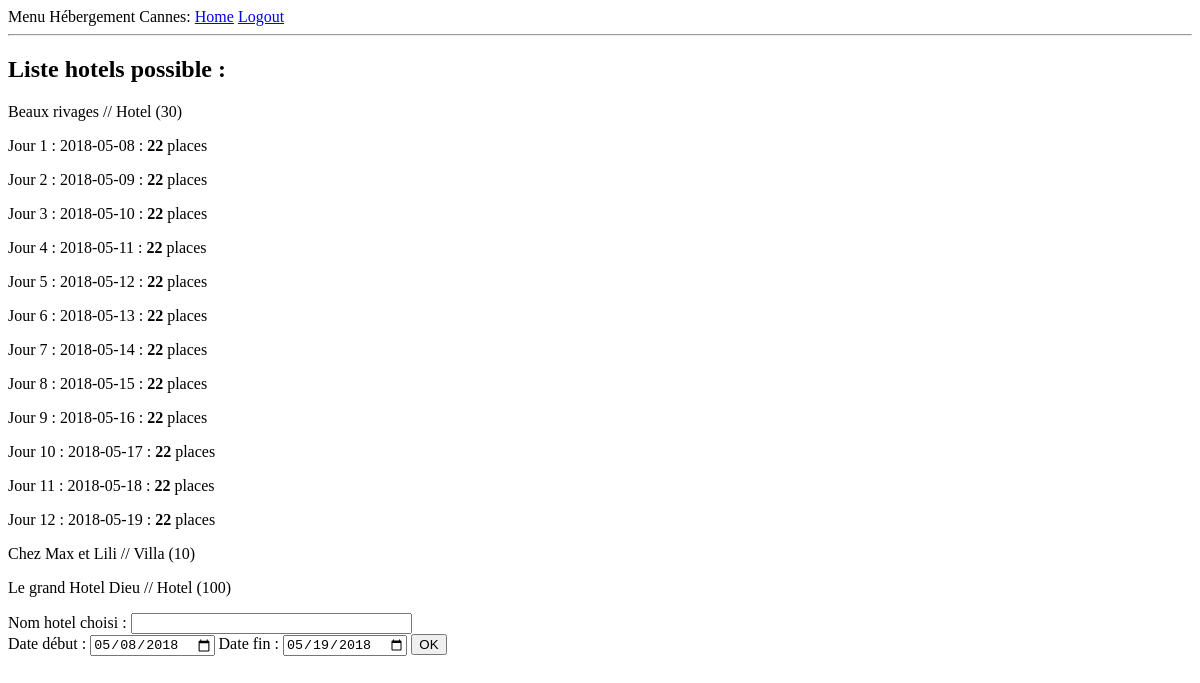
Before: /assign/Benedict (signed in) with the older database file.
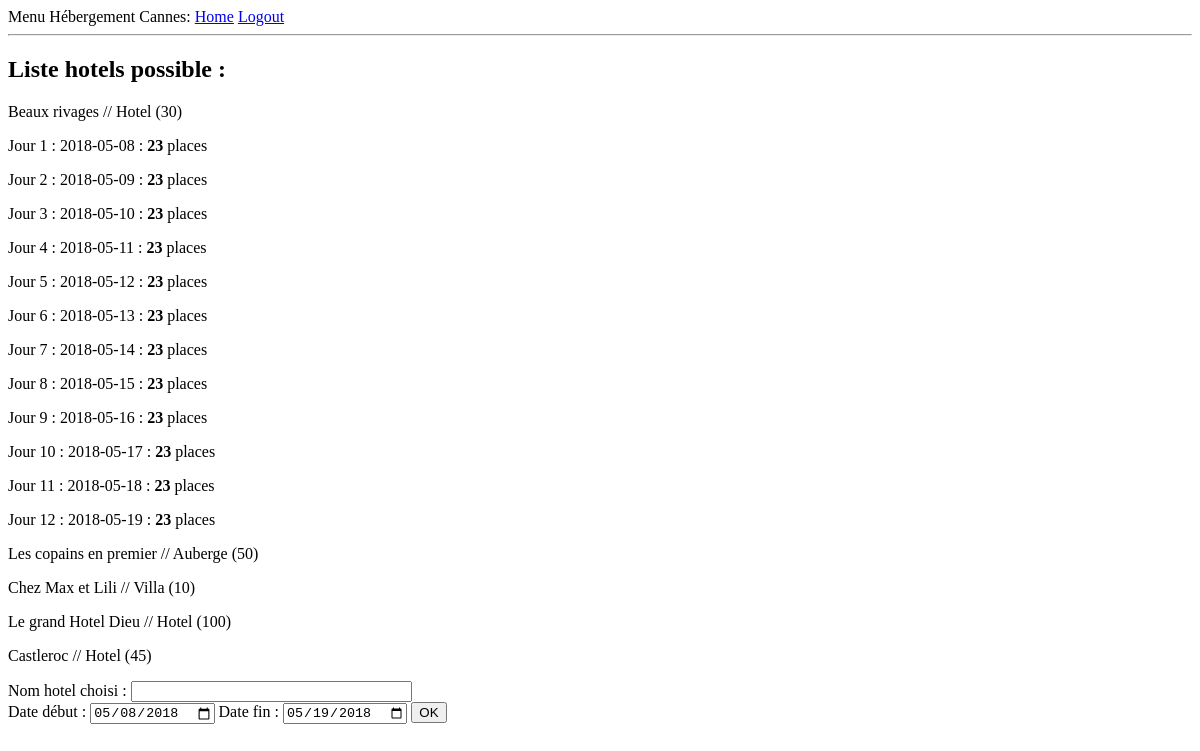
After: the same page with the newer database file.
### app/models.py (models this page shows, shortened)
class Hotel(db.Model):
    id = db.Column(db.Integer, primary_key=True)
    name = db.Column(db.String(64), index=True, unique=True)
    type = db.Column(db.String(64))
    numb_place = db.Column(db.Integer)
    resp_id = db.Column(db.Integer, db.ForeignKey('user.id'))
    owner_id = db.Column(db.Integer, db.ForeignKey('user.id'))
    resp = db.relationship('User', uselist=False, foreign_keys='Hotel.resp_id')
    owner = db.relationship('User', uselist=False,
                            foreign_keys='Hotel.owner_id')
    services = db.relationship('Service', backref='hotel')
    places = db.relationship('Place', backref='hotel')

class Place(db.Model):
    id = db.Column(db.Integer, primary_key=True)
    nbr_pl = db.Column(db.Integer)
    date = db.Column(db.Date, index=True)
    hotel_id = db.Column(db.Integer, db.ForeignKey('hotel.id'))

### app/routes.py (the view, shortened to what this page needs)
@app.route('/assign/<nom>', methods=['GET', 'POST'])
@login_required
def assignement(nom):
    form = AssignForm()
    r = ''
    h = []
    assigns = Assign.query.all()
    for a in assigns:
        if a.pro_name == nom:
            r = 'Réservation déjà effectué'
            return render_template('assignement.html', hotels=h, message=r,
                                   form=form)
    h = Hotel.query.all()
    def validation_hotel(hotel):
        hotels = Hotel.query.all()
        for h in hotels:
            if hotel == h.name:
                return True
        return False
    return render_template('assignement.html', hotels=h, message=r, form=form)

### app/forms.py
class AssignForm(FlaskForm):
    hotel = StringField('Nom hotel choisi :', validators=[DataRequired()])
    date_deb = DateField('Date début :', format='%Y-%m-%d',
                         default=date(2018, 5, 8),
                         validators=[DataRequired()])
    date_fin = DateField('Date fin :', format='%Y-%m-%d',
                         default=date(2018, 5, 19),
                         validators=[DataRequired()])
    submit = SubmitField('OK')

### app/models.py (called while the page is built)
@login.user_loader
def load_user(id):
    return User.query.get(int(id))

### app/templates/assignement.html (shortened to what this page needs)
{% extends "base.html" %}
{% block content %}
<h2>Liste hotels possible :</h2>
{% for h in hotels %}
  <p>{{ h.name }} // {{ h.type }} ({{ h.numb_place }})</p>
    {% for pl in h.places %}
      <p>Jour {{ pl.id }} : {{ pl.date }} : <b>{{ pl.nbr_pl }}</b> places</p>
    {% endfor %}
{% endfor %}
<form action="" method="post">
  <p>
    {{ form.hotel.label }}
    {{ form.hotel(size=32) }}
    <br/>
    {{ form.date_deb.label }}
    {{ form.date_deb }}
    {{ form.date_fin.label }}
    {{ form.date_fin }}
    {{ form.submit() }}
  </p>
</form>
{% endblock %}

Changed rows visible on the page:
changed Place id 1: nbr_pl "22" → "23"
changed Place id 2: nbr_pl "22" → "23"
changed Place id 3: nbr_pl "22" → "23"
changed Place id 4: nbr_pl "22" → "23"
changed Place id 5: nbr_pl "22" → "23"
changed Place id 6: nbr_pl "22" → "23"
changed Place id 7: nbr_pl "22" → "23"
changed Place id 8: nbr_pl "22" → "23"
changed Place id 9: nbr_pl "22" → "23"
changed Place id 10: nbr_pl "22" → "23"
changed Place id 11: nbr_pl "22" → "23"
changed Place id 12: nbr_pl "22" → "23"
added Hotel: name "Les copains en premier", type "Auberge", numb_place "50"
added Hotel: name "Castleroc", type "Hotel", numb_place "45"
